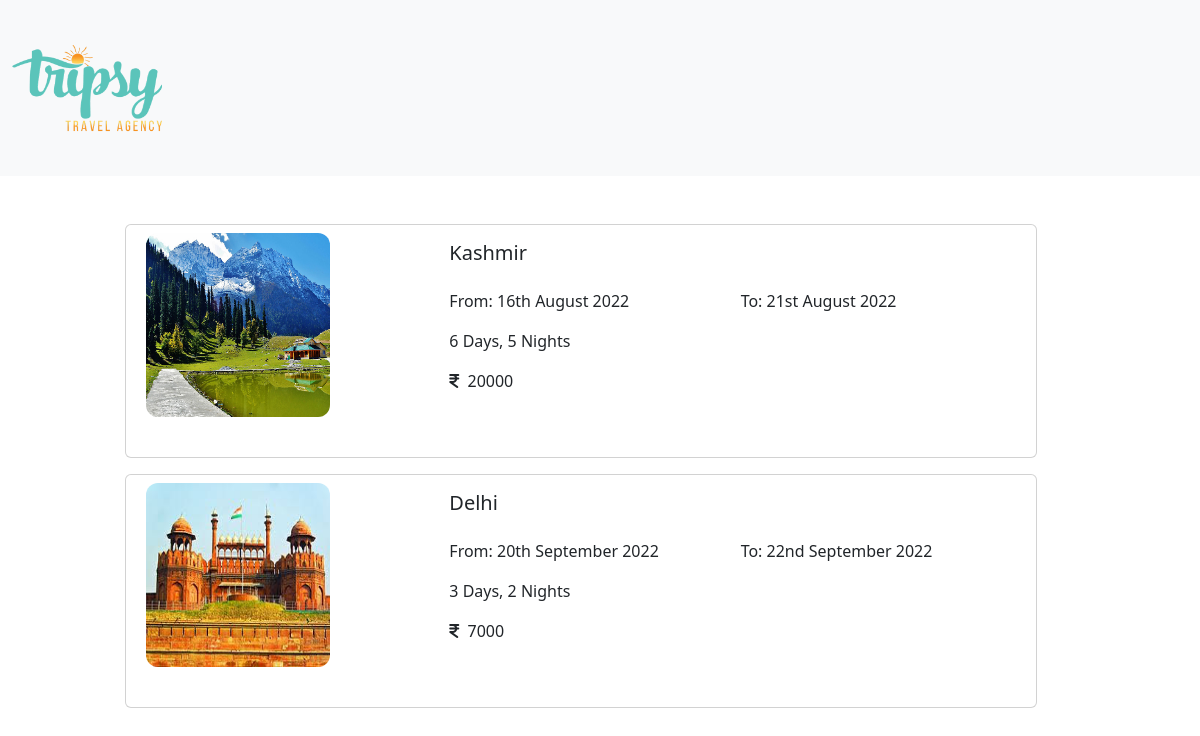
The page /bookings.php (signed in) on the database its author committed.
### tables this page shows
CREATE TABLE `booking` (
  `booking_id` int(11) NOT NULL,
  `product_id` int(11) NOT NULL,
  `user_id` int(11) NOT NULL,
  `start_date` datetime NOT NULL,
  `end_date` datetime NOT NULL,
  `price` bigint(20) NOT NULL,
  `day` int(3) NOT NULL,
  `night` int(3) NOT NULL,
  `booked` int(1) NOT NULL
);

CREATE TABLE `p_info` (
  `product_id` int(11) NOT NULL,
  `name` varchar(40) NOT NULL,
  `base_price` bigint(10) NOT NULL,
  `image` varchar(64) NOT NULL,
  `description` varchar(2000) NOT NULL
);

### bookings.php (the view, shortened to what this page needs)
<?php
    include 'header.php';
    $uid = $_SESSION['user_id'];
    function getHumanReadableDate($var){
      return date("jS F Y", strtotime($var));
    }
?>
<!DOCTYPE html>
<html lang="en">
<head>
</head>
<body>
<div class="container">
    <div class="row py-5">
    <?php
      $query="SELECT * FROM booking INNER JOIN p_info ON booking.product_id = p_info.product_id WHERE booking.user_id='$uid' AND booking.booked=1;";
      $result=mysqli_query($conn,$query) or die('failed'.mysql_error($conn));
      while($rows=mysqli_fetch_array($result)) {
    ?>
    <div class="col-md-1"></div>
    <div class="card mb-3" style="max-width: 80%;">
      <div class="row g-0">
        <div class="col-md-4">
          <img src="<?php echo 'images/places/'.$rows['image']; ?>" class="img-fluid my-card-image p-2" alt="images/places/noimg.png">
        </div>
        <div class="col-md-8">
          <div class="card-body">
            <h5 class="card-title mb-4"><?php echo $rows['name']; ?></h5>
            <p class=" row card-text">
              <span class="col-md-6 col-sm-12">
                From: <?php echo getHumanReadableDate($rows['start_date']) ?>
              </span>
                <span class="col-md-6 col-sm-12">
                  To: <?php echo getHumanReadableDate($rows['end_date']) ?>
                </span>
            </p>
            <p class="card-text">
            <?php echo $rows['day']; ?> Days, <?php echo $rows['night']; ?> Nights
            </p>
            <p class="card-text mb-5">
              <i class="fa fa-inr"></i>
              <span class="ms-1"><?php echo $rows['price']; ?></span>
            </p>
          </div>
        </div>
      </div>
    </div>
    <div class="col-md-1"></div>
        <?php } ?>
    </div>
</div>
</body>
</html>

### bookings.php (style rules this page uses)
.my-card-image { border-radius: 20px; width: 200px; height: 200px; }

### rows shown on the page
booking: product.image (picture), product.name "Kashmir", start_date "16th August 2022", end_date "21st August 2022", day "6", night "5", price "20000"
booking: product.image (picture), product.name "Delhi", start_date "20th September 2022", end_date "22nd September 2022", day "3", night "2", price "7000"
